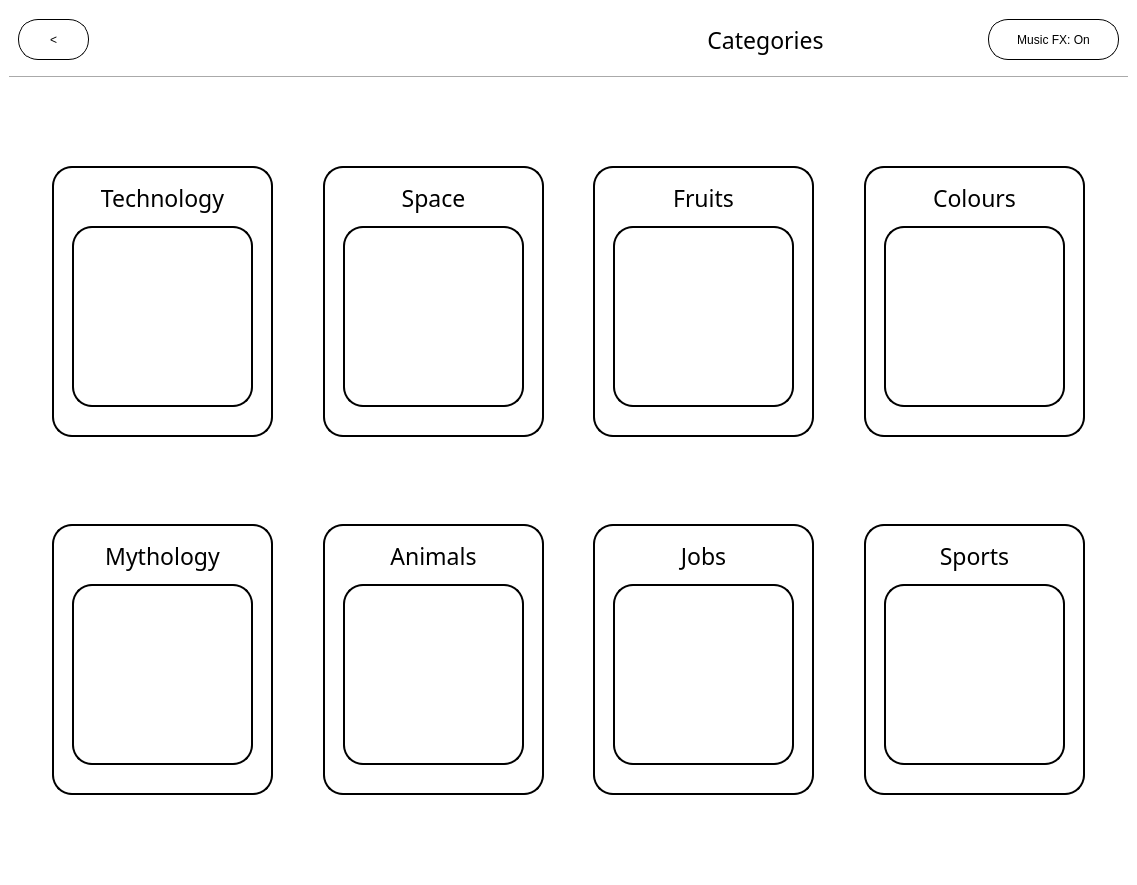
<?xml version="1.0" encoding="UTF-8"?>
<ui version="4.0">
 <class>q_btn</class>
 <widget class="QMainWindow" name="q_btn">
  <property name="geometry">
   <rect>
    <x>0</x>
    <y>0</y>
    <width>1137</width>
    <height>885</height>
   </rect>
  </property>
  <property name="maximumSize">
   <size>
    <width>16777215</width>
    <height>16777215</height>
   </size>
  </property>
  <property name="windowTitle">
   <string>MainWindow</string>
  </property>
  <property name="styleSheet">
   <string notr="true">background-color: rgb(255, 255, 255);</string>
  </property>
  <widget class="QWidget" name="centralwidget">
   <layout class="QGridLayout" name="gridLayout">
    <item row="5" column="3">
     <widget class="QWidget" name="widget_4" native="true">
      <property name="minimumSize">
       <size>
        <width>221</width>
        <height>271</height>
       </size>
      </property>
      <property name="maximumSize">
       <size>
        <width>221</width>
        <height>271</height>
       </size>
      </property>
      <property name="styleSheet">
       <string notr="true">border-radius: 20px;
border: 2px solid black;</string>
      </property>
      <widget class="QPushButton" name="animal_btn">
       <property name="geometry">
        <rect>
         <x>20</x>
         <y>60</y>
         <width>181</width>
         <height>181</height>
        </rect>
       </property>
       <property name="styleSheet">
        <string notr="true">QPushButton {
	border-radius: 20px;
	border: 2px solid black;
	background-color:  rgb(255, 255, 255);
	color: rgb(0, 0, 0);
	font: 12pt &quot;Franklin Gothic Medium&quot;;
}

QPushButton:hover {
	border-radius: 20px;
	border: 2px solid rgb(255, 160, 30); 
    background-color: rgb(255, 200, 60);
	font: 12pt &quot;Franklin Gothic Heavy&quot;;
}

QPushButton:pressed {
	border-radius: 20px;
	border: 2px solid rgb(255, 200, 60);
    background-color: rgb(255, 160, 30); 
	font: 12pt &quot;Franklin Gothic Medium&quot;;
}
</string>
       </property>
       <property name="text">
        <string/>
       </property>
       <property name="icon">
        <iconset>
         <normaloff>resource/4.jpg</normaloff>resource/4.jpg</iconset>
       </property>
       <property name="iconSize">
        <size>
         <width>150</width>
         <height>150</height>
        </size>
       </property>
      </widget>
      <widget class="QLabel" name="label_6">
       <property name="geometry">
        <rect>
         <x>20</x>
         <y>16</y>
         <width>181</width>
         <height>31</height>
        </rect>
       </property>
       <property name="font">
        <font>
         <family>Franklin Gothic Heavy</family>
         <pointsize>17</pointsize>
        </font>
       </property>
       <property name="styleSheet">
        <string notr="true">border: none;</string>
       </property>
       <property name="text">
        <string>Animals</string>
       </property>
       <property name="alignment">
        <set>Qt::AlignCenter</set>
       </property>
      </widget>
     </widget>
    </item>
    <item row="3" column="1">
     <widget class="QWidget" name="widget" native="true">
      <property name="minimumSize">
       <size>
        <width>221</width>
        <height>271</height>
       </size>
      </property>
      <property name="maximumSize">
       <size>
        <width>221</width>
        <height>271</height>
       </size>
      </property>
      <property name="styleSheet">
       <string notr="true">border-radius: 20px;
border: 2px solid black;</string>
      </property>
      <widget class="QPushButton" name="tech_btn">
       <property name="geometry">
        <rect>
         <x>20</x>
         <y>60</y>
         <width>181</width>
         <height>181</height>
        </rect>
       </property>
       <property name="styleSheet">
        <string notr="true">QPushButton {
	border-radius: 20px;
	border: 2px solid black;
	background-color:  rgb(255, 255, 255);
	color: rgb(0, 0, 0);
	font: 12pt &quot;Franklin Gothic Medium&quot;;
}

QPushButton:hover {
	border-radius: 20px;
	border: 2px solid rgb(255, 160, 30); 
    background-color: rgb(255, 200, 60);
	font: 12pt &quot;Franklin Gothic Heavy&quot;;
}

QPushButton:pressed {
	border-radius: 20px;
	border: 2px solid rgb(255, 200, 60);
    background-color: rgb(255, 160, 30); 
	font: 12pt &quot;Franklin Gothic Medium&quot;;
}
</string>
       </property>
       <property name="text">
        <string/>
       </property>
       <property name="icon">
        <iconset>
         <normaloff>resource/6.jpg</normaloff>resource/6.jpg</iconset>
       </property>
       <property name="iconSize">
        <size>
         <width>150</width>
         <height>150</height>
        </size>
       </property>
      </widget>
      <widget class="QLabel" name="label">
       <property name="geometry">
        <rect>
         <x>20</x>
         <y>16</y>
         <width>181</width>
         <height>31</height>
        </rect>
       </property>
       <property name="font">
        <font>
         <family>Franklin Gothic Heavy</family>
         <pointsize>17</pointsize>
        </font>
       </property>
       <property name="styleSheet">
        <string notr="true">border: none;</string>
       </property>
       <property name="text">
        <string>Technology</string>
       </property>
       <property name="alignment">
        <set>Qt::AlignCenter</set>
       </property>
      </widget>
     </widget>
    </item>
    <item row="5" column="1">
     <widget class="QWidget" name="widget_2" native="true">
      <property name="minimumSize">
       <size>
        <width>221</width>
        <height>271</height>
       </size>
      </property>
      <property name="maximumSize">
       <size>
        <width>221</width>
        <height>271</height>
       </size>
      </property>
      <property name="styleSheet">
       <string notr="true">border-radius: 20px;
border: 2px solid black;</string>
      </property>
      <widget class="QPushButton" name="myth_btn">
       <property name="geometry">
        <rect>
         <x>20</x>
         <y>60</y>
         <width>181</width>
         <height>181</height>
        </rect>
       </property>
       <property name="styleSheet">
        <string notr="true">QPushButton {
	border-radius: 20px;
	border: 2px solid black;
	background-color:  rgb(255, 255, 255);
	color: rgb(0, 0, 0);
	font: 12pt &quot;Franklin Gothic Medium&quot;;
}

QPushButton:hover {
	border-radius: 20px;
	border: 2px solid rgb(255, 160, 30); 
    background-color: rgb(255, 200, 60);
	font: 12pt &quot;Franklin Gothic Heavy&quot;;
}

QPushButton:pressed {
	border-radius: 20px;
	border: 2px solid rgb(255, 200, 60);
    background-color: rgb(255, 160, 30); 
	font: 12pt &quot;Franklin Gothic Medium&quot;;
}
</string>
       </property>
       <property name="text">
        <string/>
       </property>
       <property name="icon">
        <iconset>
         <normaloff>resource/7.jpg</normaloff>resource/7.jpg</iconset>
       </property>
       <property name="iconSize">
        <size>
         <width>150</width>
         <height>150</height>
        </size>
       </property>
      </widget>
      <widget class="QLabel" name="label_2">
       <property name="geometry">
        <rect>
         <x>20</x>
         <y>16</y>
         <width>181</width>
         <height>31</height>
        </rect>
       </property>
       <property name="font">
        <font>
         <family>Franklin Gothic Heavy</family>
         <pointsize>17</pointsize>
        </font>
       </property>
       <property name="styleSheet">
        <string notr="true">border: none;</string>
       </property>
       <property name="text">
        <string>Mythology</string>
       </property>
       <property name="alignment">
        <set>Qt::AlignCenter</set>
       </property>
      </widget>
     </widget>
    </item>
    <item row="5" column="5">
     <widget class="QWidget" name="widget_7" native="true">
      <property name="minimumSize">
       <size>
        <width>221</width>
        <height>271</height>
       </size>
      </property>
      <property name="maximumSize">
       <size>
        <width>221</width>
        <height>271</height>
       </size>
      </property>
      <property name="styleSheet">
       <string notr="true">border-radius: 20px;
border: 2px solid black;</string>
      </property>
      <widget class="QPushButton" name="jobs_btn">
       <property name="geometry">
        <rect>
         <x>20</x>
         <y>60</y>
         <width>181</width>
         <height>181</height>
        </rect>
       </property>
       <property name="styleSheet">
        <string notr="true">QPushButton {
	border-radius: 20px;
	border: 2px solid black;
	background-color:  rgb(255, 255, 255);
	color: rgb(0, 0, 0);
	font: 12pt &quot;Franklin Gothic Medium&quot;;
}

QPushButton:hover {
	border-radius: 20px;
	border: 2px solid rgb(255, 160, 30); 
    background-color: rgb(255, 200, 60);
	font: 12pt &quot;Franklin Gothic Heavy&quot;;
}

QPushButton:pressed {
	border-radius: 20px;
	border: 2px solid rgb(255, 200, 60);
    background-color: rgb(255, 160, 30); 
	font: 12pt &quot;Franklin Gothic Medium&quot;;
}
</string>
       </property>
       <property name="text">
        <string/>
       </property>
       <property name="icon">
        <iconset>
         <normaloff>resource/8.jpg</normaloff>resource/8.jpg</iconset>
       </property>
       <property name="iconSize">
        <size>
         <width>150</width>
         <height>150</height>
        </size>
       </property>
      </widget>
      <widget class="QLabel" name="label_8">
       <property name="geometry">
        <rect>
         <x>20</x>
         <y>16</y>
         <width>181</width>
         <height>31</height>
        </rect>
       </property>
       <property name="font">
        <font>
         <family>Franklin Gothic Heavy</family>
         <pointsize>17</pointsize>
        </font>
       </property>
       <property name="styleSheet">
        <string notr="true">border: none;</string>
       </property>
       <property name="text">
        <string>Jobs</string>
       </property>
       <property name="alignment">
        <set>Qt::AlignCenter</set>
       </property>
      </widget>
     </widget>
    </item>
    <item row="5" column="7">
     <widget class="QWidget" name="widget_8" native="true">
      <property name="minimumSize">
       <size>
        <width>221</width>
        <height>271</height>
       </size>
      </property>
      <property name="maximumSize">
       <size>
        <width>221</width>
        <height>271</height>
       </size>
      </property>
      <property name="styleSheet">
       <string notr="true">border-radius: 20px;
border: 2px solid black;</string>
      </property>
      <widget class="QPushButton" name="sports_btn">
       <property name="geometry">
        <rect>
         <x>20</x>
         <y>60</y>
         <width>181</width>
         <height>181</height>
        </rect>
       </property>
       <property name="styleSheet">
        <string notr="true">QPushButton {
	border-radius: 20px;
	border: 2px solid black;
	background-color:  rgb(255, 255, 255);
	color: rgb(0, 0, 0);
	font: 12pt &quot;Franklin Gothic Medium&quot;;
}

QPushButton:hover {
	border-radius: 20px;
	border: 2px solid rgb(255, 160, 30); 
    background-color: rgb(255, 200, 60);
	font: 12pt &quot;Franklin Gothic Heavy&quot;;
}

QPushButton:pressed {
	border-radius: 20px;
	border: 2px solid rgb(255, 200, 60);
    background-color: rgb(255, 160, 30); 
	font: 12pt &quot;Franklin Gothic Medium&quot;;
}
</string>
       </property>
       <property name="text">
        <string/>
       </property>
       <property name="icon">
        <iconset>
         <normaloff>resource/2.jpg</normaloff>resource/2.jpg</iconset>
       </property>
       <property name="iconSize">
        <size>
         <width>150</width>
         <height>150</height>
        </size>
       </property>
      </widget>
      <widget class="QLabel" name="label_9">
       <property name="geometry">
        <rect>
         <x>20</x>
         <y>16</y>
         <width>181</width>
         <height>31</height>
        </rect>
       </property>
       <property name="font">
        <font>
         <family>Franklin Gothic Heavy</family>
         <pointsize>17</pointsize>
        </font>
       </property>
       <property name="styleSheet">
        <string notr="true">border: none;</string>
       </property>
       <property name="text">
        <string>Sports</string>
       </property>
       <property name="alignment">
        <set>Qt::AlignCenter</set>
       </property>
      </widget>
     </widget>
    </item>
    <item row="3" column="7">
     <widget class="QWidget" name="widget_9" native="true">
      <property name="minimumSize">
       <size>
        <width>221</width>
        <height>271</height>
       </size>
      </property>
      <property name="maximumSize">
       <size>
        <width>221</width>
        <height>271</height>
       </size>
      </property>
      <property name="styleSheet">
       <string notr="true">border-radius: 20px;
border: 2px solid black;</string>
      </property>
      <widget class="QPushButton" name="color_btn">
       <property name="geometry">
        <rect>
         <x>20</x>
         <y>60</y>
         <width>181</width>
         <height>181</height>
        </rect>
       </property>
       <property name="styleSheet">
        <string notr="true">QPushButton {
	border-radius: 20px;
	border: 2px solid black;
	background-color:  rgb(255, 255, 255);
	color: rgb(0, 0, 0);
	font: 12pt &quot;Franklin Gothic Medium&quot;;
}

QPushButton:hover {
	border-radius: 20px;
	border: 2px solid rgb(255, 160, 30); 
    background-color: rgb(255, 200, 60);
	font: 12pt &quot;Franklin Gothic Heavy&quot;;
}

QPushButton:pressed {
	border-radius: 20px;
	border: 2px solid rgb(255, 200, 60);
    background-color: rgb(255, 160, 30); 
	font: 12pt &quot;Franklin Gothic Medium&quot;;
}
</string>
       </property>
       <property name="text">
        <string/>
       </property>
       <property name="icon">
        <iconset>
         <normaloff>resource/3.jpg</normaloff>resource/3.jpg</iconset>
       </property>
       <property name="iconSize">
        <size>
         <width>150</width>
         <height>150</height>
        </size>
       </property>
      </widget>
      <widget class="QLabel" name="label_10">
       <property name="geometry">
        <rect>
         <x>20</x>
         <y>16</y>
         <width>181</width>
         <height>31</height>
        </rect>
       </property>
       <property name="font">
        <font>
         <family>Franklin Gothic Heavy</family>
         <pointsize>17</pointsize>
        </font>
       </property>
       <property name="styleSheet">
        <string notr="true">border: none;</string>
       </property>
       <property name="text">
        <string>Colours</string>
       </property>
       <property name="alignment">
        <set>Qt::AlignCenter</set>
       </property>
      </widget>
     </widget>
    </item>
    <item row="3" column="3">
     <widget class="QWidget" name="widget_3" native="true">
      <property name="minimumSize">
       <size>
        <width>221</width>
        <height>271</height>
       </size>
      </property>
      <property name="maximumSize">
       <size>
        <width>221</width>
        <height>271</height>
       </size>
      </property>
      <property name="styleSheet">
       <string notr="true">border-radius: 20px;
border: 2px solid black;</string>
      </property>
      <widget class="QPushButton" name="space_btn">
       <property name="geometry">
        <rect>
         <x>20</x>
         <y>60</y>
         <width>181</width>
         <height>181</height>
        </rect>
       </property>
       <property name="styleSheet">
        <string notr="true">QPushButton {
	border-radius: 20px;
	border: 2px solid black;
	background-color:  rgb(255, 255, 255);
	color: rgb(0, 0, 0);
	font: 12pt &quot;Franklin Gothic Medium&quot;;
}

QPushButton:hover {
	border-radius: 20px;
	border: 2px solid rgb(255, 160, 30); 
    background-color: rgb(255, 200, 60);
	font: 12pt &quot;Franklin Gothic Heavy&quot;;
}

QPushButton:pressed {
	border-radius: 20px;
	border: 2px solid rgb(255, 200, 60);
    background-color: rgb(255, 160, 30); 
	font: 12pt &quot;Franklin Gothic Medium&quot;;
}
</string>
       </property>
       <property name="text">
        <string/>
       </property>
       <property name="icon">
        <iconset>
         <normaloff>resource/1.jpg</normaloff>resource/1.jpg</iconset>
       </property>
       <property name="iconSize">
        <size>
         <width>150</width>
         <height>150</height>
        </size>
       </property>
      </widget>
      <widget class="QLabel" name="label_5">
       <property name="geometry">
        <rect>
         <x>20</x>
         <y>16</y>
         <width>181</width>
         <height>31</height>
        </rect>
       </property>
       <property name="font">
        <font>
         <family>Franklin Gothic Heavy</family>
         <pointsize>17</pointsize>
        </font>
       </property>
       <property name="styleSheet">
        <string notr="true">border: none;</string>
       </property>
       <property name="text">
        <string>Space</string>
       </property>
       <property name="alignment">
        <set>Qt::AlignCenter</set>
       </property>
      </widget>
     </widget>
    </item>
    <item row="0" column="0" colspan="9">
     <widget class="QWidget" name="widget_6" native="true">
      <property name="minimumSize">
       <size>
        <width>0</width>
        <height>61</height>
       </size>
      </property>
      <property name="maximumSize">
       <size>
        <width>16777215</width>
        <height>61</height>
       </size>
      </property>
      <layout class="QGridLayout" name="gridLayout_2">
       <item row="0" column="0">
        <widget class="QPushButton" name="back_btn">
         <property name="minimumSize">
          <size>
           <width>71</width>
           <height>41</height>
          </size>
         </property>
         <property name="maximumSize">
          <size>
           <width>71</width>
           <height>41</height>
          </size>
         </property>
         <property name="styleSheet">
          <string notr="true">QPushButton {
	border-radius: 20px;
	border: 1px solid black;
	font: 12pt &quot;Franklin Gothic Medium&quot;;
}

QPushButton:hover {
	border-radius: 20px;
	border: 2px solid black;
}

QPushButton:pressed {
	border-radius: 20px;
	border: 2px solid black;
	background-color: rgb(0, 0, 0);
	color: rgb(255, 255, 255);
}
</string>
         </property>
         <property name="text">
          <string>&lt;</string>
         </property>
         <property name="iconSize">
          <size>
           <width>100</width>
           <height>100</height>
          </size>
         </property>
        </widget>
       </item>
       <item row="0" column="1">
        <spacer name="horizontalSpacer">
         <property name="orientation">
          <enum>Qt::Horizontal</enum>
         </property>
         <property name="sizeHint" stdset="0">
          <size>
           <width>668</width>
           <height>20</height>
          </size>
         </property>
        </spacer>
       </item>
       <item row="0" column="2">
        <widget class="QLabel" name="label_3">
         <property name="minimumSize">
          <size>
           <width>191</width>
           <height>0</height>
          </size>
         </property>
         <property name="font">
          <font>
           <family>Franklin Gothic Heavy</family>
           <pointsize>17</pointsize>
          </font>
         </property>
         <property name="styleSheet">
          <string notr="true">border: none;</string>
         </property>
         <property name="text">
          <string>Categories</string>
         </property>
         <property name="alignment">
          <set>Qt::AlignCenter</set>
         </property>
        </widget>
       </item>
       <item row="0" column="3">
        <spacer name="horizontalSpacer_12">
         <property name="orientation">
          <enum>Qt::Horizontal</enum>
         </property>
         <property name="sizeHint" stdset="0">
          <size>
           <width>213</width>
           <height>20</height>
          </size>
         </property>
        </spacer>
       </item>
       <item row="0" column="4">
        <widget class="QPushButton" name="music_btn">
         <property name="minimumSize">
          <size>
           <width>131</width>
           <height>41</height>
          </size>
         </property>
         <property name="maximumSize">
          <size>
           <width>131</width>
           <height>41</height>
          </size>
         </property>
         <property name="styleSheet">
          <string notr="true">QPushButton {
	border-radius: 20px;
	border: 1px solid black;
	font: 12pt &quot;Franklin Gothic Medium&quot;;
}

QPushButton:hover {
	border-radius: 20px;
	border: 2px solid black;
}

QPushButton:pressed {
	border-radius: 20px;
	border: 2px solid black;
	background-color: rgb(0, 0, 0);
	color: rgb(255, 255, 255);
}
</string>
         </property>
         <property name="text">
          <string>Music FX: On</string>
         </property>
         <property name="iconSize">
          <size>
           <width>100</width>
           <height>100</height>
          </size>
         </property>
        </widget>
       </item>
      </layout>
     </widget>
    </item>
    <item row="3" column="5">
     <widget class="QWidget" name="widget_5" native="true">
      <property name="minimumSize">
       <size>
        <width>221</width>
        <height>271</height>
       </size>
      </property>
      <property name="maximumSize">
       <size>
        <width>221</width>
        <height>271</height>
       </size>
      </property>
      <property name="styleSheet">
       <string notr="true">border-radius: 20px;
border: 2px solid black;</string>
      </property>
      <widget class="QPushButton" name="fruits_btn">
       <property name="geometry">
        <rect>
         <x>20</x>
         <y>60</y>
         <width>181</width>
         <height>181</height>
        </rect>
       </property>
       <property name="styleSheet">
        <string notr="true">QPushButton {
	border-radius: 20px;
	border: 2px solid black;
	background-color:  rgb(255, 255, 255);
	color: rgb(0, 0, 0);
	font: 12pt &quot;Franklin Gothic Medium&quot;;
}

QPushButton:hover {
	border-radius: 20px;
	border: 2px solid rgb(255, 160, 30); 
    background-color: rgb(255, 200, 60);
	font: 12pt &quot;Franklin Gothic Heavy&quot;;
}

QPushButton:pressed {
	border-radius: 20px;
	border: 2px solid rgb(255, 200, 60);
    background-color: rgb(255, 160, 30); 
	font: 12pt &quot;Franklin Gothic Medium&quot;;
}
</string>
       </property>
       <property name="text">
        <string/>
       </property>
       <property name="icon">
        <iconset>
         <normaloff>resource/5.jpg</normaloff>resource/5.jpg</iconset>
       </property>
       <property name="iconSize">
        <size>
         <width>150</width>
         <height>150</height>
        </size>
       </property>
      </widget>
      <widget class="QLabel" name="label_7">
       <property name="geometry">
        <rect>
         <x>20</x>
         <y>16</y>
         <width>181</width>
         <height>31</height>
        </rect>
       </property>
       <property name="font">
        <font>
         <family>Franklin Gothic Heavy</family>
         <pointsize>17</pointsize>
        </font>
       </property>
       <property name="styleSheet">
        <string notr="true">border: none;</string>
       </property>
       <property name="text">
        <string>Fruits</string>
       </property>
       <property name="alignment">
        <set>Qt::AlignCenter</set>
       </property>
      </widget>
     </widget>
    </item>
    <item row="6" column="7">
     <spacer name="verticalSpacer_9">
      <property name="orientation">
       <enum>Qt::Vertical</enum>
      </property>
      <property name="sizeHint" stdset="0">
       <size>
        <width>20</width>
        <height>72</height>
       </size>
      </property>
     </spacer>
    </item>
    <item row="2" column="5">
     <spacer name="verticalSpacer_11">
      <property name="orientation">
       <enum>Qt::Vertical</enum>
      </property>
      <property name="sizeHint" stdset="0">
       <size>
        <width>20</width>
        <height>72</height>
       </size>
      </property>
     </spacer>
    </item>
    <item row="3" column="2">
     <spacer name="horizontalSpacer_3">
      <property name="orientation">
       <enum>Qt::Horizontal</enum>
      </property>
      <property name="sizeHint" stdset="0">
       <size>
        <width>35</width>
        <height>20</height>
       </size>
      </property>
     </spacer>
    </item>
    <item row="2" column="3">
     <spacer name="verticalSpacer_12">
      <property name="orientation">
       <enum>Qt::Vertical</enum>
      </property>
      <property name="sizeHint" stdset="0">
       <size>
        <width>20</width>
        <height>72</height>
       </size>
      </property>
     </spacer>
    </item>
    <item row="3" column="4">
     <spacer name="horizontalSpacer_4">
      <property name="orientation">
       <enum>Qt::Horizontal</enum>
      </property>
      <property name="sizeHint" stdset="0">
       <size>
        <width>34</width>
        <height>20</height>
       </size>
      </property>
     </spacer>
    </item>
    <item row="3" column="0">
     <spacer name="horizontalSpacer_2">
      <property name="orientation">
       <enum>Qt::Horizontal</enum>
      </property>
      <property name="sizeHint" stdset="0">
       <size>
        <width>34</width>
        <height>20</height>
       </size>
      </property>
     </spacer>
    </item>
    <item row="2" column="7">
     <spacer name="verticalSpacer_10">
      <property name="orientation">
       <enum>Qt::Vertical</enum>
      </property>
      <property name="sizeHint" stdset="0">
       <size>
        <width>20</width>
        <height>72</height>
       </size>
      </property>
     </spacer>
    </item>
    <item row="3" column="8">
     <spacer name="horizontalSpacer_6">
      <property name="orientation">
       <enum>Qt::Horizontal</enum>
      </property>
      <property name="sizeHint" stdset="0">
       <size>
        <width>34</width>
        <height>20</height>
       </size>
      </property>
     </spacer>
    </item>
    <item row="4" column="1">
     <spacer name="verticalSpacer_2">
      <property name="orientation">
       <enum>Qt::Vertical</enum>
      </property>
      <property name="sizeHint" stdset="0">
       <size>
        <width>20</width>
        <height>72</height>
       </size>
      </property>
     </spacer>
    </item>
    <item row="5" column="2">
     <spacer name="horizontalSpacer_10">
      <property name="orientation">
       <enum>Qt::Horizontal</enum>
      </property>
      <property name="sizeHint" stdset="0">
       <size>
        <width>35</width>
        <height>20</height>
       </size>
      </property>
     </spacer>
    </item>
    <item row="6" column="5">
     <spacer name="verticalSpacer_8">
      <property name="orientation">
       <enum>Qt::Vertical</enum>
      </property>
      <property name="sizeHint" stdset="0">
       <size>
        <width>20</width>
        <height>72</height>
       </size>
      </property>
     </spacer>
    </item>
    <item row="4" column="3">
     <spacer name="verticalSpacer_4">
      <property name="orientation">
       <enum>Qt::Vertical</enum>
      </property>
      <property name="sizeHint" stdset="0">
       <size>
        <width>20</width>
        <height>72</height>
       </size>
      </property>
     </spacer>
    </item>
    <item row="1" column="0" colspan="9">
     <widget class="Line" name="line">
      <property name="orientation">
       <enum>Qt::Horizontal</enum>
      </property>
     </widget>
    </item>
    <item row="5" column="4">
     <spacer name="horizontalSpacer_9">
      <property name="orientation">
       <enum>Qt::Horizontal</enum>
      </property>
      <property name="sizeHint" stdset="0">
       <size>
        <width>34</width>
        <height>20</height>
       </size>
      </property>
     </spacer>
    </item>
    <item row="4" column="5">
     <spacer name="verticalSpacer_5">
      <property name="orientation">
       <enum>Qt::Vertical</enum>
      </property>
      <property name="sizeHint" stdset="0">
       <size>
        <width>20</width>
        <height>72</height>
       </size>
      </property>
     </spacer>
    </item>
    <item row="2" column="1">
     <spacer name="verticalSpacer">
      <property name="orientation">
       <enum>Qt::Vertical</enum>
      </property>
      <property name="sizeHint" stdset="0">
       <size>
        <width>20</width>
        <height>72</height>
       </size>
      </property>
     </spacer>
    </item>
    <item row="3" column="6">
     <spacer name="horizontalSpacer_5">
      <property name="orientation">
       <enum>Qt::Horizontal</enum>
      </property>
      <property name="sizeHint" stdset="0">
       <size>
        <width>35</width>
        <height>20</height>
       </size>
      </property>
     </spacer>
    </item>
    <item row="4" column="7">
     <spacer name="verticalSpacer_6">
      <property name="orientation">
       <enum>Qt::Vertical</enum>
      </property>
      <property name="sizeHint" stdset="0">
       <size>
        <width>20</width>
        <height>72</height>
       </size>
      </property>
     </spacer>
    </item>
    <item row="5" column="8">
     <spacer name="horizontalSpacer_7">
      <property name="orientation">
       <enum>Qt::Horizontal</enum>
      </property>
      <property name="sizeHint" stdset="0">
       <size>
        <width>34</width>
        <height>20</height>
       </size>
      </property>
     </spacer>
    </item>
    <item row="5" column="0">
     <spacer name="horizontalSpacer_11">
      <property name="orientation">
       <enum>Qt::Horizontal</enum>
      </property>
      <property name="sizeHint" stdset="0">
       <size>
        <width>34</width>
        <height>20</height>
       </size>
      </property>
     </spacer>
    </item>
    <item row="5" column="6">
     <spacer name="horizontalSpacer_8">
      <property name="orientation">
       <enum>Qt::Horizontal</enum>
      </property>
      <property name="sizeHint" stdset="0">
       <size>
        <width>35</width>
        <height>20</height>
       </size>
      </property>
     </spacer>
    </item>
    <item row="6" column="1">
     <spacer name="verticalSpacer_3">
      <property name="orientation">
       <enum>Qt::Vertical</enum>
      </property>
      <property name="sizeHint" stdset="0">
       <size>
        <width>20</width>
        <height>72</height>
       </size>
      </property>
     </spacer>
    </item>
    <item row="6" column="3">
     <spacer name="verticalSpacer_7">
      <property name="orientation">
       <enum>Qt::Vertical</enum>
      </property>
      <property name="sizeHint" stdset="0">
       <size>
        <width>20</width>
        <height>72</height>
       </size>
      </property>
     </spacer>
    </item>
   </layout>
  </widget>
 </widget>
 <resources/>
 <connections/>
</ui>
